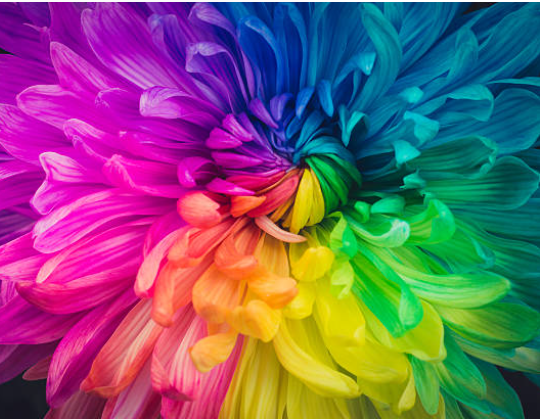
#> input picture Flowers.png, 540 x 419 px
$ python act.py
#> lines starting #> are read from the running program, lines starting #| are printed output that depends on the picture
import cv2
import numpy as np
import matplotlib.pyplot as plt

image = cv2.imread('Flowers.png')
#> image is the input picture: shape (419, 540, 3); mean B, G, R 110.9, 89.5, 121.1
image_rgb = cv2.cvtColor(image, cv2.COLOR_BGR2RGB)

# Rotate the image by 45 degrees around its center
(h, w) = image.shape[:2]
#> h = 419; w = 540
center = (w/2, h/2)
#> center = (270, 209.5)
M = cv2.getRotationMatrix2D(center, 45, 1.0)  # rotate by 45 degrees
rotated = cv2.warpAffine(image, M, (w, h))
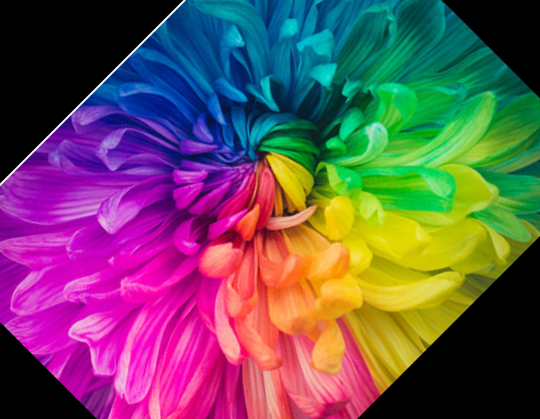
#> rotated: shape (419, 540, 3); mean B, G, R 89.1, 77.6, 105.2

rotated_rgb = cv2.cvtColor(rotated, cv2.COLOR_BGR2RGB)
plt.imshow(rotated_rgb)
plt.title("Rotated Image")
plt.show()

# Increase brightness by adding 50 to all pixel values
# Use cv2.add to avoid negative values or overflow
brightness_matrix = np.ones(image.shape, dtype="uint8") * 50
brighter = cv2.add(image, brightness_matrix)
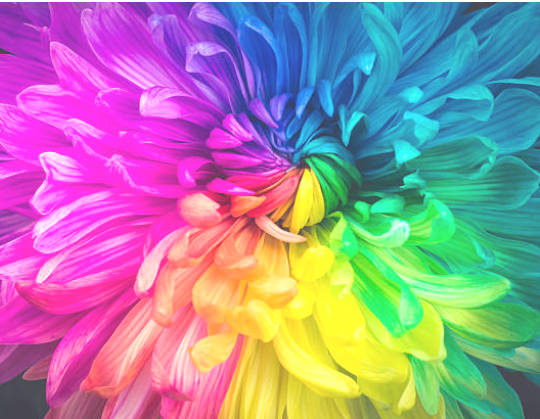
#> brighter: shape (419, 540, 3); mean B, G, R 160.3, 138.8, 162.6

brighter_rgb = cv2.cvtColor(brighter, cv2.COLOR_BGR2RGB)
plt.imshow(brighter_rgb)
plt.title("Brighter Image")
plt.show()
